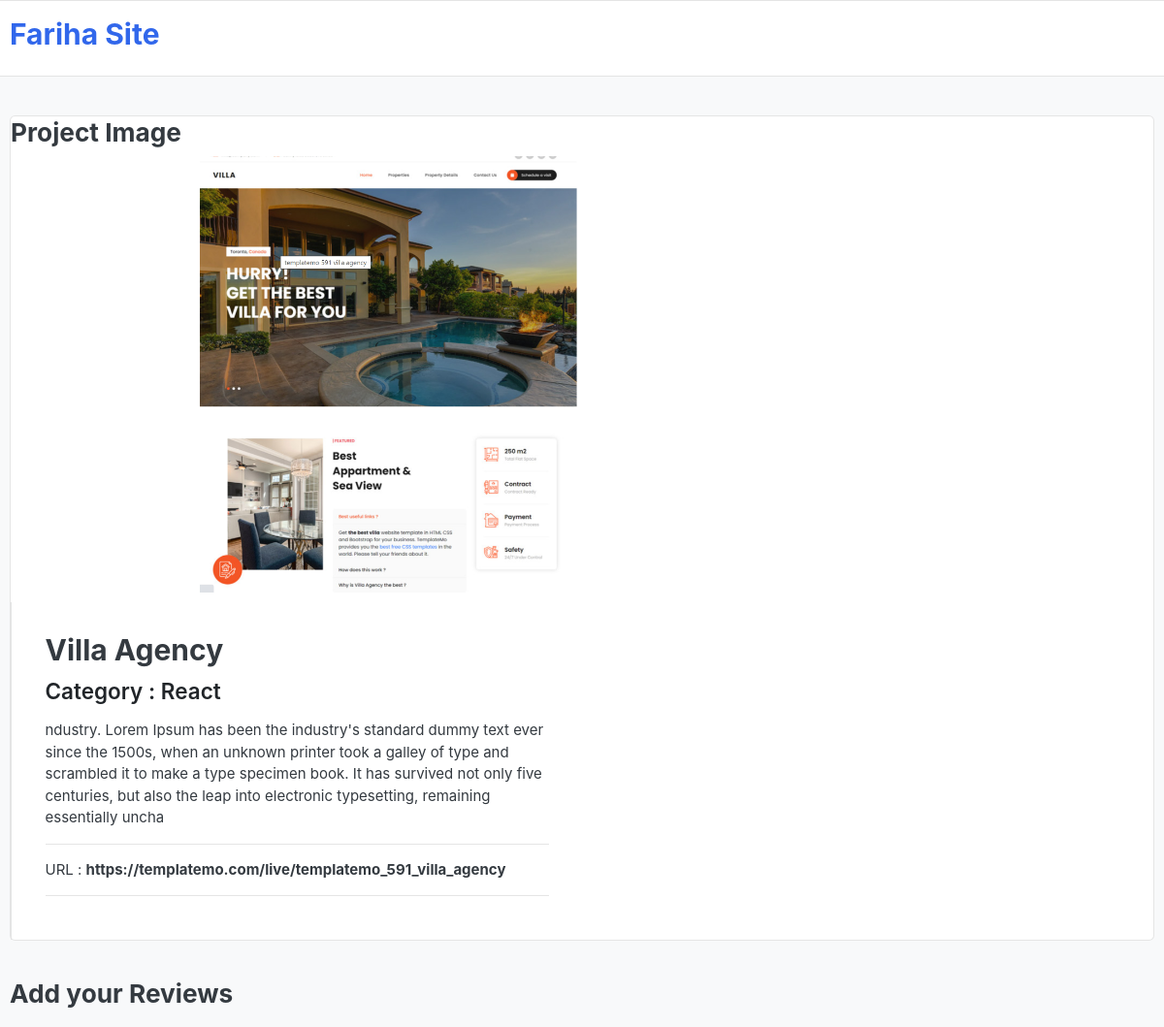
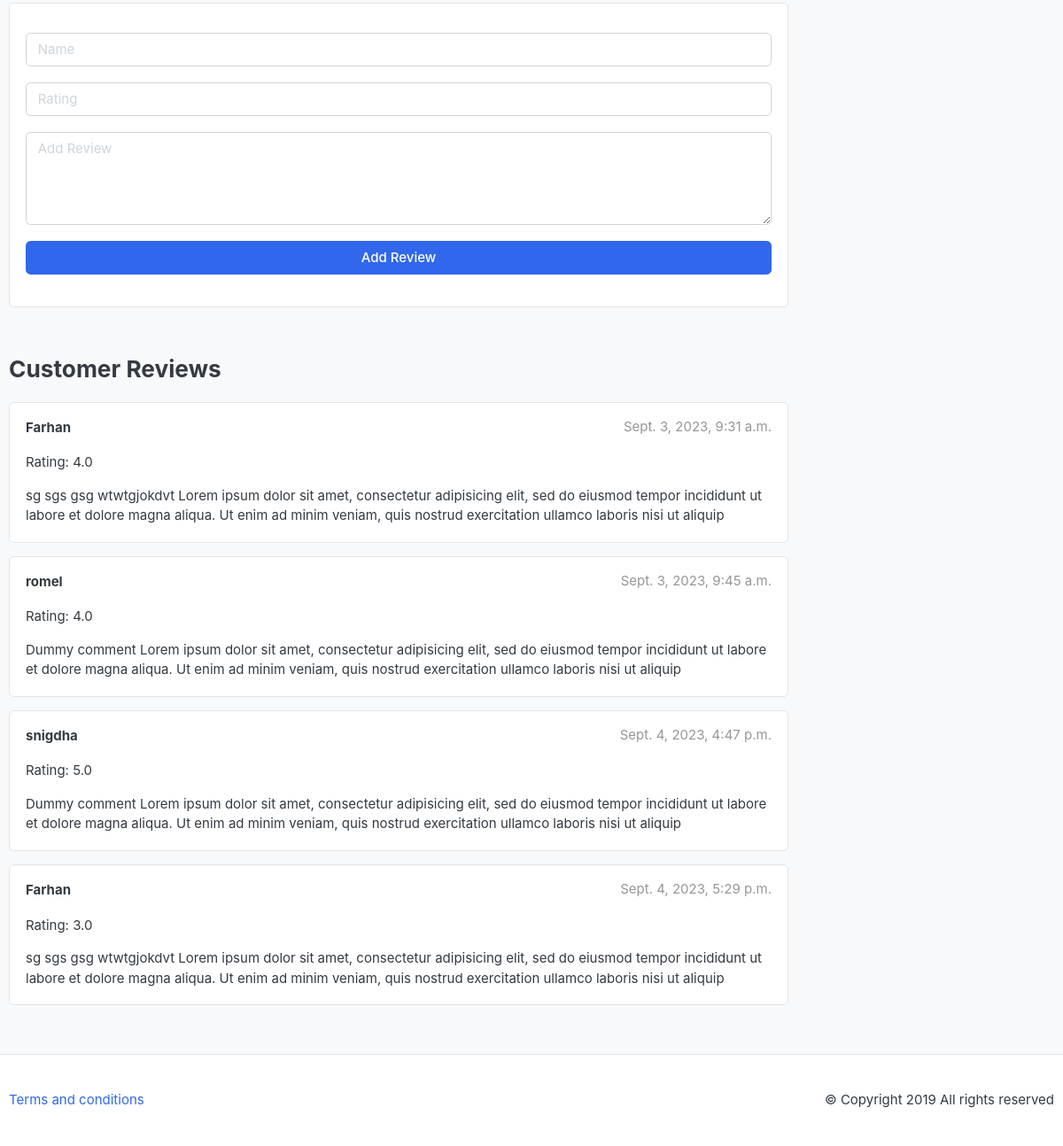
The page /projects/villa-agency/ on the database its author committed (2 pictures, top to bottom).
### projects/models.py (models this page shows, shortened)
class Project(models.Model):
    project_title = models.CharField(max_length=100, unique=True)
    slug = models.SlugField(max_length=100, unique=True)
    description = models.TextField(max_length=500, blank=True)
    screenshot = models.ImageField(upload_to='photos/projects')
    project_url = models.URLField(max_length=300)
    technologies_used = models.TextField(max_length=200)
    category = models.ForeignKey(Category, on_delete=models.CASCADE)
    created_date = models.DateTimeField(auto_now_add=True)
    modified_date = models.DateTimeField(auto_now=True)

class Category(models.Model):
    category_name = models.CharField(max_length=100, unique=True)
    slug = models.SlugField(max_length=100, unique=True)
    description = models.TextField(max_length=500, blank=True)
    def __str__(self):
        return self.category_name

class ReviewRating(models.Model):
    project = models.ForeignKey(Project, on_delete= models.CASCADE)
    viewer_name = models.CharField(max_length=50)
    review = models.TextField(max_length=500)
    rating = models.FloatField()
    status = models.BooleanField(default=True)
    created_at = models.DateTimeField(auto_now_add=True)
    updated_at = models.DateTimeField(auto_now=True)

### projects/views.py (the view)
# urls.py: path('<slug:project_slug>/', views.project_detail, name='project_detail'),
def project_detail(request, project_slug):
    single_project = Project.objects.get(slug = project_slug)
    reviews = ReviewRating.objects.filter(project=single_project, status = True)
    return render(request, 'project_detail.html', {'project' : single_project, 'reviews': reviews})

### projects/templates/project_detail.html (shortened to what this page needs)
{% extends 'base2.html' %}
{% block body%}
<section class="section-content padding-y bg">
    <div class="container">
        <div class="card">
          <div class="row no-gutters">
            <aside class="col-md-8">
                <article class="gallery-wrap">
                  <h3 class="title">Project Image</h3>
                <div class="img-big-wrap">
                  <a href="#"><img src="{{project.screenshot.url}}" /></a>
                </div>
              </article>
            </aside>
            <main class="col-md-6 border-left">
              <article class="content-body">
                <h2 class="title">{{project.project_title}}</h2>
                <div class="mb-3">
                  <var class="price h4">Category : {{project.category}}</var>
                </div>
                <p>
                  {{project.description}}
                </p>
                <hr />
                <p>
                  URL : <b>{{project.project_url}}</b>
                </p>
                <hr />
              </article>
            </main>
          </div>
        </div>
        <br />
  <div class="row">
          <div class="col-md-9">
            <header class="section-heading">
              <h3>Add your Reviews</h3>
            </header>
            <article class="box mb-3">
              <div class="mt-3">
                <form method="POST" action="{% url 'submit_review' project.slug %}">
                    <div class="form-group">
                        <input type="text" class="form-control" placeholder="Name" name='viewer_name'>
                     </div>
                     <div class="form-group">
                       <input type="number" class="form-control" placeholder="Rating" name='rating'>
                     </div>
                     <div class="form-group">
                       <textarea name="review" rows="4" cols="50" class="form-control" placeholder="Add Review" name='review'></textarea>
                     </div>
                     <div class="form-group">
                         <button type="submit" class="btn btn-primary btn-block" style="color:white"> Add Review  </button>
                     </div>
                </form>
              </div>
            </article>
          </div>
        </div>
        <br />
        <div class="row">
          <div class="col-md-9">
            <header class="section-heading">
              <h3>Customer Reviews</h3>
            </header>
            {% for review in reviews %}
            <article class="box mb-3">
                <div class="icontext w-100">
                  <div class="text">
                    <span class="date text-muted float-md-right"
                      >{{review.created_at}}
                    </span>
                    <h6 class="mb-1">{{review.viewer_name}}</h6>
                  </div>
                </div>
                <div class="mt-3">
                    <p>
                      Rating: {{review.rating}}
                    </p>
                  </div>
                <div class="mt-3">
                  <p>
                    {{review.review}}
                  </p>
                </div>
              </article>
            {% endfor %}
          </div>
        </div>
    </div>
</section>
{% endblock %}

### static/css/ui.css (style rules this page uses)
html { font-family: "Inter", sans-serif; font-size: 15px; }
.content-body { flex: 1 1 auto; padding: 2rem 2.3rem; }
.padding-y { padding-top: 40px; padding-bottom: 40px; }
var { font-style: normal; }
article:after, .form-group:after { display: block; clear: both; content: ""; }
.bg { background-color: #f8f9fa; }
.section-heading { margin-bottom: 20px; margin-top: 15px; }
p:last-child { margin-bottom: 0; }
.icontext { display: inline-flex; align-items: center; vertical-align: middle; }
.icontext .text { width: 100%; line-height: 1.2; }
.price { font-weight: 600; color: #212529; }
.box { padding: 18px; background: #fff; border-radius: 0.37rem; border: 1px solid #e4e4e4; }
.gallery-wrap .img-big-wrap { margin-bottom: 10px; border-radius: 0.37rem; overflow: hidden; background-color: #fff; }
.gallery-wrap .img-big-wrap a { text-align: center; display: block; }
.gallery-wrap .img-big-wrap img { height: 450px; width: auto; display: inline-block; }

### rows shown on the page
Project: screenshot (picture), project_title "Villa Agency", category "React", description "ndustry. Lorem Ipsum has been the industry's standard dummy text ever since the 1500s, when an unknown printer took a galley of type and scrambled it to make a type specimen book. It has survived not only five centuries, but also the leap into electronic typesetting, remaining essentially uncha", project_url "https://templatemo.com/live/templatemo_591_villa_agency"
ReviewRating: created_at "Sept. 3, 2023, 9:31 a.m.", viewer_name "Farhan", rating "4.0", review "sg sgs gsg wtwtgjokdvt Lorem ipsum dolor sit amet, consectetur adipisicing elit, sed do eiusmod tempor incididunt ut labore et dolore magna aliqua. Ut enim ad minim veniam, quis nostrud exercitation ullamco laboris nisi ut aliquip"
ReviewRating: created_at "Sept. 3, 2023, 9:45 a.m.", viewer_name "romel", rating "4.0", review "Dummy comment Lorem ipsum dolor sit amet, consectetur adipisicing elit, sed do eiusmod tempor incididunt ut labore et dolore magna aliqua. Ut enim ad minim veniam, quis nostrud exercitation ullamco laboris nisi ut aliquip"
ReviewRating: created_at "Sept. 4, 2023, 4:47 p.m.", viewer_name "snigdha", rating "5.0", review "Dummy comment Lorem ipsum dolor sit amet, consectetur adipisicing elit, sed do eiusmod tempor incididunt ut labore et dolore magna aliqua. Ut enim ad minim veniam, quis nostrud exercitation ullamco laboris nisi ut aliquip"
ReviewRating: created_at "Sept. 4, 2023, 5:29 p.m.", viewer_name "Farhan", rating "3.0", review "sg sgs gsg wtwtgjokdvt Lorem ipsum dolor sit amet, consectetur adipisicing elit, sed do eiusmod tempor incididunt ut labore et dolore magna aliqua. Ut enim ad minim veniam, quis nostrud exercitation ullamco laboris nisi ut aliquip"
